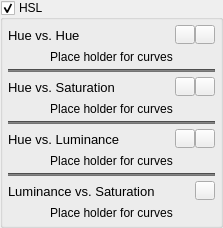
            <widget class="QGroupBox" name="groupBoxHsl">
             <property name="title">
              <string>HSL</string>
             </property>
             <property name="checkable">
              <bool>true</bool>
             </property>
             <layout class="QGridLayout" name="gridLayout_42">
              <property name="leftMargin">
               <number>5</number>
              </property>
              <property name="topMargin">
               <number>5</number>
              </property>
              <property name="rightMargin">
               <number>5</number>
              </property>
              <property name="bottomMargin">
               <number>5</number>
              </property>
              <item row="0" column="0">
               <widget class="QFrame" name="frameHsl">
                <property name="frameShape">
                 <enum>QFrame::NoFrame</enum>
                </property>
                <property name="frameShadow">
                 <enum>QFrame::Plain</enum>
                </property>
                <layout class="QVBoxLayout" name="verticalLayout_5">
                 <property name="spacing">
                  <number>5</number>
                 </property>
                 <property name="leftMargin">
                  <number>0</number>
                 </property>
                 <property name="topMargin">
                  <number>0</number>
                 </property>
                 <property name="rightMargin">
                  <number>0</number>
                 </property>
                 <property name="bottomMargin">
                  <number>0</number>
                 </property>
                 <item>
                  <layout class="QHBoxLayout" name="horizontalLayout_41">
                   <property name="spacing">
                    <number>0</number>
                   </property>
                   <item>
                    <widget class="QLabel" name="label_hueVsHue">
                     <property name="font">
                      <font>
                       <pointsize>10</pointsize>
                      </font>
                     </property>
                     <property name="text">
                      <string>Hue vs. Hue</string>
                     </property>
                    </widget>
                   </item>
                   <item>
                    <spacer name="horizontalSpacer_45">
                     <property name="orientation">
                      <enum>Qt::Horizontal</enum>
                     </property>
                     <property name="sizeHint" stdset="0">
                      <size>
                       <width>40</width>
                       <height>20</height>
                      </size>
                     </property>
                    </spacer>
                   </item>
                   <item>
                    <widget class="QToolButton" name="toolButtonHueVsHueResetDefaultPoints">
                     <property name="sizePolicy">
                      <sizepolicy hsizetype="Preferred" vsizetype="Fixed">
                       <horstretch>0</horstretch>
                       <verstretch>0</verstretch>
                      </sizepolicy>
                     </property>
                     <property name="toolTip">
                      <string>Reset current curve with default points</string>
                     </property>
                     <property name="text">
                      <string/>
                     </property>
                     <property name="icon">
                      <iconset resource="ressources.qrc">
                       <normaloff>:/RetinaIMG/RetinaIMG/Point-icon.png</normaloff>:/RetinaIMG/RetinaIMG/Point-icon.png</iconset>
                     </property>
                     <property name="iconSize">
                      <size>
                       <width>12</width>
                       <height>12</height>
                      </size>
                     </property>
                    </widget>
                   </item>
                   <item>
                    <widget class="QToolButton" name="toolButtonHueVsHueReset">
                     <property name="sizePolicy">
                      <sizepolicy hsizetype="Preferred" vsizetype="Fixed">
                       <horstretch>0</horstretch>
                       <verstretch>0</verstretch>
                      </sizepolicy>
                     </property>
                     <property name="toolTip">
                      <string>Reset current curve</string>
                     </property>
                     <property name="text">
                      <string/>
                     </property>
                     <property name="icon">
                      <iconset resource="ressources.qrc">
                       <normaloff>:/RetinaIMG/RetinaIMG/Reload-icon-2.png</normaloff>:/RetinaIMG/RetinaIMG/Reload-icon-2.png</iconset>
                     </property>
                     <property name="iconSize">
                      <size>
                       <width>12</width>
                       <height>12</height>
                      </size>
                     </property>
                    </widget>
                   </item>
                  </layout>
                 </item>
                 <item>
                  <layout class="QHBoxLayout" name="horizontalLayout_42">
                   <item>
                    <widget class="HueVsDiagram" name="labelHueVsHue">
                     <property name="text">
                      <string>Place holder for curves</string>
                     </property>
                     <property name="alignment">
                      <set>Qt::AlignCenter</set>
                     </property>
                    </widget>
                   </item>
                  </layout>
                 </item>
                 <item>
                  <widget class="Line" name="line_23">
                   <property name="styleSheet">
                    <string notr="true">background-color: rgb(115, 115, 115);</string>
                   </property>
                   <property name="orientation">
                    <enum>Qt::Horizontal</enum>
                   </property>
                  </widget>
                 </item>
                 <item>
                  <layout class="QHBoxLayout" name="horizontalLayout_38">
                   <property name="spacing">
                    <number>0</number>
                   </property>
                   <item>
                    <widget class="QLabel" name="label_hueVsSat">
                     <property name="font">
                      <font>
                       <pointsize>10</pointsize>
                      </font>
                     </property>
                     <property name="text">
                      <string>Hue vs. Saturation</string>
                     </property>
                    </widget>
                   </item>
                   <item>
                    <spacer name="horizontalSpacer_41">
                     <property name="orientation">
                      <enum>Qt::Horizontal</enum>
                     </property>
                     <property name="sizeHint" stdset="0">
                      <size>
                       <width>40</width>
                       <height>20</height>
                      </size>
                     </property>
                    </spacer>
                   </item>
                   <item>
                    <widget class="QToolButton" name="toolButtonHueVsSatResetDefaultPoints">
                     <property name="sizePolicy">
                      <sizepolicy hsizetype="Preferred" vsizetype="Fixed">
                       <horstretch>0</horstretch>
                       <verstretch>0</verstretch>
                      </sizepolicy>
                     </property>
                     <property name="toolTip">
                      <string>Reset current curve with default points</string>
                     </property>
                     <property name="text">
                      <string/>
                     </property>
                     <property name="icon">
                      <iconset resource="ressources.qrc">
                       <normaloff>:/RetinaIMG/RetinaIMG/Point-icon.png</normaloff>:/RetinaIMG/RetinaIMG/Point-icon.png</iconset>
                     </property>
                     <property name="iconSize">
                      <size>
                       <width>12</width>
                       <height>12</height>
                      </size>
                     </property>
                    </widget>
                   </item>
                   <item>
                    <widget class="QToolButton" name="toolButtonHueVsSatReset">
                     <property name="sizePolicy">
                      <sizepolicy hsizetype="Preferred" vsizetype="Fixed">
                       <horstretch>0</horstretch>
                       <verstretch>0</verstretch>
                      </sizepolicy>
                     </property>
                     <property name="toolTip">
                      <string>Reset current curve</string>
                     </property>
                     <property name="text">
                      <string/>
                     </property>
                     <property name="icon">
                      <iconset resource="ressources.qrc">
                       <normaloff>:/RetinaIMG/RetinaIMG/Reload-icon-2.png</normaloff>:/RetinaIMG/RetinaIMG/Reload-icon-2.png</iconset>
                     </property>
                     <property name="iconSize">
                      <size>
                       <width>12</width>
                       <height>12</height>
                      </size>
                     </property>
                    </widget>
                   </item>
                  </layout>
                 </item>
                 <item>
                  <layout class="QHBoxLayout" name="horizontalLayout_36">
                   <item>
                    <widget class="HueVsDiagram" name="labelHueVsSat">
                     <property name="text">
                      <string>Place holder for curves</string>
                     </property>
                     <property name="alignment">
                      <set>Qt::AlignCenter</set>
                     </property>
                    </widget>
                   </item>
                  </layout>
                 </item>
                 <item>
                  <widget class="Line" name="line_22">
                   <property name="styleSheet">
                    <string notr="true">background-color: rgb(115, 115, 115);</string>
                   </property>
                   <property name="orientation">
                    <enum>Qt::Horizontal</enum>
                   </property>
                  </widget>
                 </item>
                 <item>
                  <layout class="QHBoxLayout" name="horizontalLayout_39">
                   <property name="spacing">
                    <number>0</number>
                   </property>
                   <item>
                    <widget class="QLabel" name="label_hueVsLuma">
                     <property name="font">
                      <font>
                       <pointsize>10</pointsize>
                      </font>
                     </property>
                     <property name="text">
                      <string>Hue vs. Luminance</string>
                     </property>
                    </widget>
                   </item>
                   <item>
                    <spacer name="horizontalSpacer_42">
                     <property name="orientation">
                      <enum>Qt::Horizontal</enum>
                     </property>
                     <property name="sizeHint" stdset="0">
                      <size>
                       <width>40</width>
                       <height>20</height>
                      </size>
                     </property>
                    </spacer>
                   </item>
                   <item>
                    <widget class="QToolButton" name="toolButtonHueVsLumaResetDefaultPoints">
                     <property name="sizePolicy">
                      <sizepolicy hsizetype="Preferred" vsizetype="Fixed">
                       <horstretch>0</horstretch>
                       <verstretch>0</verstretch>
                      </sizepolicy>
                     </property>
                     <property name="toolTip">
                      <string>Reset current curve with default points</string>
                     </property>
                     <property name="text">
                      <string/>
                     </property>
                     <property name="icon">
                      <iconset resource="ressources.qrc">
                       <normaloff>:/RetinaIMG/RetinaIMG/Point-icon.png</normaloff>:/RetinaIMG/RetinaIMG/Point-icon.png</iconset>
                     </property>
                     <property name="iconSize">
                      <size>
                       <width>12</width>
                       <height>12</height>
                      </size>
                     </property>
                    </widget>
                   </item>
                   <item>
                    <widget class="QToolButton" name="toolButtonHueVsLumaReset">
                     <property name="sizePolicy">
                      <sizepolicy hsizetype="Preferred" vsizetype="Fixed">
                       <horstretch>0</horstretch>
                       <verstretch>0</verstretch>
                      </sizepolicy>
                     </property>
                     <property name="toolTip">
                      <string>Reset current curve</string>
                     </property>
                     <property name="text">
                      <string/>
                     </property>
                     <property name="icon">
                      <iconset resource="ressources.qrc">
                       <normaloff>:/RetinaIMG/RetinaIMG/Reload-icon-2.png</normaloff>:/RetinaIMG/RetinaIMG/Reload-icon-2.png</iconset>
                     </property>
                     <property name="iconSize">
                      <size>
                       <width>12</width>
                       <height>12</height>
                      </size>
                     </property>
                    </widget>
                   </item>
                  </layout>
                 </item>
                 <item>
                  <layout class="QHBoxLayout" name="horizontalLayout_40">
                   <item>
                    <widget class="HueVsDiagram" name="labelHueVsLuma">
                     <property name="text">
                      <string>Place holder for curves</string>
                     </property>
                     <property name="alignment">
                      <set>Qt::AlignCenter</set>
                     </property>
                    </widget>
                   </item>
                  </layout>
                 </item>
                 <item>
                  <widget class="Line" name="line_28">
                   <property name="styleSheet">
                    <string notr="true">background-color: rgb(115, 115, 115);</string>
                   </property>
                   <property name="orientation">
                    <enum>Qt::Horizontal</enum>
                   </property>
                  </widget>
                 </item>
                 <item>
                  <layout class="QHBoxLayout" name="horizontalLayout_43">
                   <property name="spacing">
                    <number>0</number>
                   </property>
                   <item>
                    <widget class="QLabel" name="label_lumaVsSat">
                     <property name="font">
                      <font>
                       <pointsize>10</pointsize>
                      </font>
                     </property>
                     <property name="text">
                      <string>Luminance vs. Saturation</string>
                     </property>
                    </widget>
                   </item>
                   <item>
                    <spacer name="horizontalSpacer_59">
                     <property name="orientation">
                      <enum>Qt::Horizontal</enum>
                     </property>
                     <property name="sizeHint" stdset="0">
                      <size>
                       <width>40</width>
                       <height>20</height>
                      </size>
                     </property>
                    </spacer>
                   </item>
                   <item>
                    <widget class="QToolButton" name="toolButtonLumaVsSatReset">
                     <property name="sizePolicy">
                      <sizepolicy hsizetype="Preferred" vsizetype="Fixed">
                       <horstretch>0</horstretch>
                       <verstretch>0</verstretch>
                      </sizepolicy>
                     </property>
                     <property name="toolTip">
                      <string>Reset current curve</string>
                     </property>
                     <property name="text">
                      <string/>
                     </property>
                     <property name="icon">
                      <iconset resource="ressources.qrc">
                       <normaloff>:/RetinaIMG/RetinaIMG/Reload-icon-2.png</normaloff>:/RetinaIMG/RetinaIMG/Reload-icon-2.png</iconset>
                     </property>
                     <property name="iconSize">
                      <size>
                       <width>12</width>
                       <height>12</height>
                      </size>
                     </property>
                    </widget>
                   </item>
                  </layout>
                 </item>
                 <item>
                  <layout class="QHBoxLayout" name="horizontalLayout_44">
                   <item>
                    <widget class="HueVsDiagram" name="labelLumaVsSat">
                     <property name="text">
                      <string>Place holder for curves</string>
                     </property>
                     <property name="alignment">
                      <set>Qt::AlignCenter</set>
                     </property>
                    </widget>
                   </item>
                  </layout>
                 </item>
                </layout>
               </widget>
              </item>
             </layout>
            </widget>
